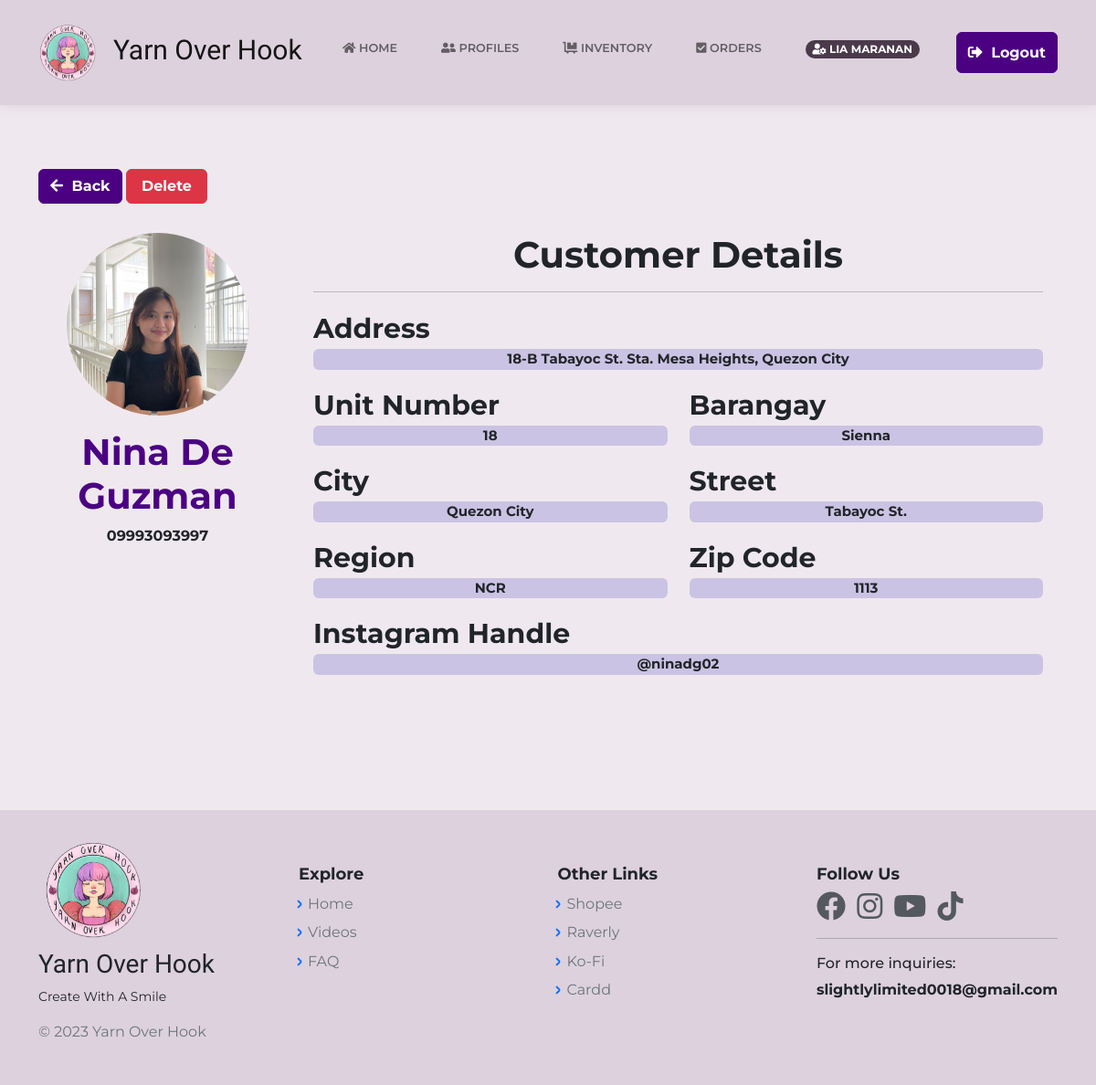
The app's page /ProfileAccntViewAdmin.php?id=1 (signed in) with its own data.
### tables this page shows
CREATE TABLE `register` (
  `id` bigint(20) NOT NULL,
  `cust_name` varchar(60) NOT NULL,
  `cust_avatar` varchar(255) NOT NULL,
  `cust_email` varchar(60) DEFAULT NULL,
  `cust_pass` varchar(255) NOT NULL,
  `cust_reg` varchar(60) NOT NULL,
  `cust_city` varchar(50) NOT NULL,
  `cust_st` text NOT NULL,
  `cust_brgy` varchar(50) NOT NULL,
  `cust_unit` int(11) NOT NULL,
  `cust_zip` int(10) NOT NULL,
  `cust_ig` varchar(255) NOT NULL,
  `cust_phone` varchar(50) NOT NULL,
  `login_id` bigint(12) NOT NULL,
  `date` timestamp NOT NULL DEFAULT current_timestamp() ON UPDATE current_timestamp(),
  `user_rank` varchar(20) NOT NULL DEFAULT 'user',
  `cust_address` varchar(160) NOT NULL,
  `cust_status` int(11) NOT NULL,
  `login_attempt` int(11) NOT NULL,
  `otp` int(11) NOT NULL,
  `verify_token` varchar(60) NOT NULL
);

CREATE TABLE `cust_profile` (
  `id` bigint(20) NOT NULL,
  `c_id` bigint(12) NOT NULL,
  `c_name` varchar(60) NOT NULL,
  `c_label` varchar(255) NOT NULL,
  `region` varchar(60) NOT NULL,
  `city` varchar(60) NOT NULL,
  `street` varchar(60) NOT NULL,
  `barangay` varchar(60) NOT NULL,
  `phone_no` varchar(20) NOT NULL,
  `zip_code` int(12) NOT NULL,
  `unit_no` int(11) NOT NULL,
  `date` timestamp NOT NULL DEFAULT current_timestamp() ON UPDATE current_timestamp(),
  `address` varchar(150) NOT NULL,
  `login_id` bigint(12) NOT NULL,
  `unique_id` int(5) NOT NULL DEFAULT 1,
  `cust_status` int(1) NOT NULL DEFAULT 0
);

### ProfileAccntViewAdmin.php (the view, shortened to what this page needs)
<?php
include("includes/dbh.inc.php");
require 'layouts/Header.php';
if(isset($_GET['id'])) {
    $id = mysqli_real_escape_string($con, $_GET['id']);
    $item = "SELECT * FROM cust_profile WHERE id = $id";
    $result = mysqli_query($con, $item);
    $profile = mysqli_fetch_assoc($result);
    $current_user = $profile['login_id'];
    $item_av = "SELECT * FROM register WHERE login_id = $current_user";
    $result_av = mysqli_query($con, $item_av);
    $prof_reg = mysqli_fetch_assoc($result_av);
}
?>
<body class="d-flex flex-column min-vh-100">
<?php require 'layouts/nav.php';?>
    <?php if($profile): ?>
        <main class="page blog-post">
    <section class="clean-block clean-post dark" style="background-color:#efe9ef; border:none; ">
        <div class="container">
        <form class="mb-3" action="ProfileAccntViewAdmin.php?id=<?php echo $profile['id']; ?>" method="POST" id="form">
        <button class="btn btn-primary pull-right" type="button" style="font-weight:bold;border-color: indigo;background: indigo;"><a href="CustomerProfileListAdmin.php" style="text-decoration:none;color:white;"><i class="fa fa-arrow-left"></i> Back </a></button>
        <input class="btn btn-danger" name="delete" role="button" value="Delete" style="width: 8%; font-weight:bold;">
    </form>
    <div class="row gutters">
    <div class="col-xl-3 col-lg-3 col-md-12 col-sm-12 col-12">
    <div class="card h-100">
        <div class="card-body" style="background:#efe9ef;">
            <div class="account-settings">
                <div class="user-profile">
                    <div class="user-avatar" >
                        <img src="<?php echo $prof_reg['cust_avatar']; ?>" style="height:200px; width:200px;" title="<?php echo $profile['c_name']; ?>" alt="<?php echo $profile['c_name']; ?>">
                    </div>
                    <h5 class="user-name" style="font-weight: bold; font-size:40px; color:indigo"><?php echo $profile['c_name']; ?></h5>
                    <p style="font-weight: bold; "><?php echo $profile['phone_no']; ?></p>
                </div>
            </div>
        </div>
    </div>
    </div>
    <div class="col-xl-9 col-lg-9 col-md-12 col-sm-12 col-12" style="background-color:#efe9ef;">
    <div class="card h-100">
        <div class="card-body" style="background: #efe9ef;">
            <div class="row gutters">
                <div class="col-xl-12 col-lg-12 col-md-12 col-sm-12 col-12">
                    <h6 style="font-weight: bold; font-size:40px; text-align:center; " >Customer Details</h6>
                    <hr>
                </div>
                <div class="col-md-12">
                    <div class="form-group">
                        <label style="font-weight:bold;font-size:30px; ">Address</label>
                        <p class="rounded" style="font-size:15px;background:#cbc3e3; font-weight:bold; text-align:center;"><?php echo $profile['address']; ?></p>
                    </div>
                </div>
                <div class="col-xl-6 col-lg-6 col-md-6 col-sm-6 col-12">
                    <div class="form-group">
                        <label style="font-weight:bold; font-size:30px; ">Unit Number</label>
                        <p class="rounded" style="font-size:15px;background:#cbc3e3; font-weight:bold; text-align:center;"><?php echo $profile['unit_no']; ?></p>
                    </div>
                </div>
                <div class="col-xl-6 col-lg-6 col-md-6 col-sm-6 col-12">
                    <div class="form-group">
                        <label style="font-weight:bold;font-size:30px; " >Barangay</label>
                        <p class="rounded" style="font-size:15px;background:#cbc3e3; font-weight:bold; text-align:center;"><?php echo $profile['barangay']; ?></p>
                    </div>
                </div>
                <div class="col-xl-6 col-lg-6 col-md-6 col-sm-6 col-12">
                    <div class="form-group">
                        <label style="font-weight:bold;font-size:30px; ">City</label>
                        <p class="rounded" style="font-size:15px;background:#cbc3e3; font-weight:bold; text-align:center;"><?php echo $profile['city']; ?></p>
                    </div>
                </div>
                <div class="col-xl-6 col-lg-6 col-md-6 col-sm-6 col-12">
                    <div class="form-group">
                        <label style="font-weight:bold;font-size:30px; ">Street</label>
                        <p class="rounded" style="font-size:15px;background:#cbc3e3; font-weight:bold; text-align:center;"><?php echo $profile['street']; ?></p>
                    </div>
                </div>
                <div class="col-xl-6 col-lg-6 col-md-6 col-sm-6 col-12">
                    <div class="form-group">
                        <label style="font-weight:bold;font-size:30px; ">Region</label>
                        <p class="rounded" style="font-size:15px;background:#cbc3e3; font-weight:bold; text-align:center;"><?php echo $profile['region']; ?></p>
                    </div>
                </div>
                <div class="col-xl-6 col-lg-6 col-md-6 col-sm-6 col-10" style="position:center;">
                    <div class="form-group">
                        <label style="font-weight:bold; font-size:30px;">Zip Code</label>
                        <p class="rounded" style="font-size:15px;background:#cbc3e3; font-weight:bold; text-align:center;"><?php echo $profile['zip_code']; ?></p>
                    </div>
                </div>
                <div class="col-md-12">
                    <div class="form-group">
                        <label style="font-weight:bold;font-size:30px; ">Instagram Handle</label>
                        <p class="rounded" style="font-size:15px;background:#cbc3e3; font-weight:bold; text-align:center;"><?php echo $prof_reg['cust_ig']; ?></p>
                    </div>
                </div>
            </div>
        </div>
    </div>
    </div>
    </div>
    </div>
            <?php else: ?>
                <div class="container my-5">
                    <h2> Oops.. Page not found. Please try again. </h2>
                </div>
            <?php endif ?>
        </section>
    </main>
<?php require 'layouts/Footer.php';?>

### assets/css/main.css (style rules this page uses)
body { background-color: #efe9ef !important; padding-top: 85px; }
.card { margin-bottom: 20px; }
.container { animation: transitionInContainer 0.50s; }

### assets/css/Profile-Edit-Form-styles.css (style rules this page uses)
hr { height: 2px; }

### assets/css/Profile-Edit-Form.css (style rules this page uses)
hr { height: 2px; }

### assets/css/ProfileEdit1.css (style rules this page uses)
hr { height: 2px; }

### assets/css/ProfileEdit2.css (style rules this page uses)
hr { height: 2px; }

### assets/css/ProfileDesignAdmin.css (style rules this page uses)
.account-settings .user-profile { margin: 0 0 1rem 0; padding-bottom: 1rem; text-align: center; }
.account-settings .user-profile .user-avatar { margin: 0 0 1rem 0; }
.account-settings .user-profile .user-avatar img { width: 90px; height: 90px; -moz-border-radius: 100px; border-radius: 100px; }
.account-settings .user-profile h5.user-name { margin: 0 0 0.5rem 0; }
.card { background: #ffffff; -moz-border-radius: 5px; border-radius: 5px; border: 0; margin-bottom: 1rem; }

### records on screen
register: cust_avatar (picture), cust_ig "@ninadg02"
cust_profile: c_name "Nina De Guzman", phone_no "09993093997", address "18-B Tabayoc St. Sta. Mesa Heights, Quezon City", unit_no "18", barangay "Sienna", city "Quezon City", street "Tabayoc St.", region "NCR", zip_code "1113"

### other values on screen
$_SESSION['cust_name'] "LIA MARANAN"
